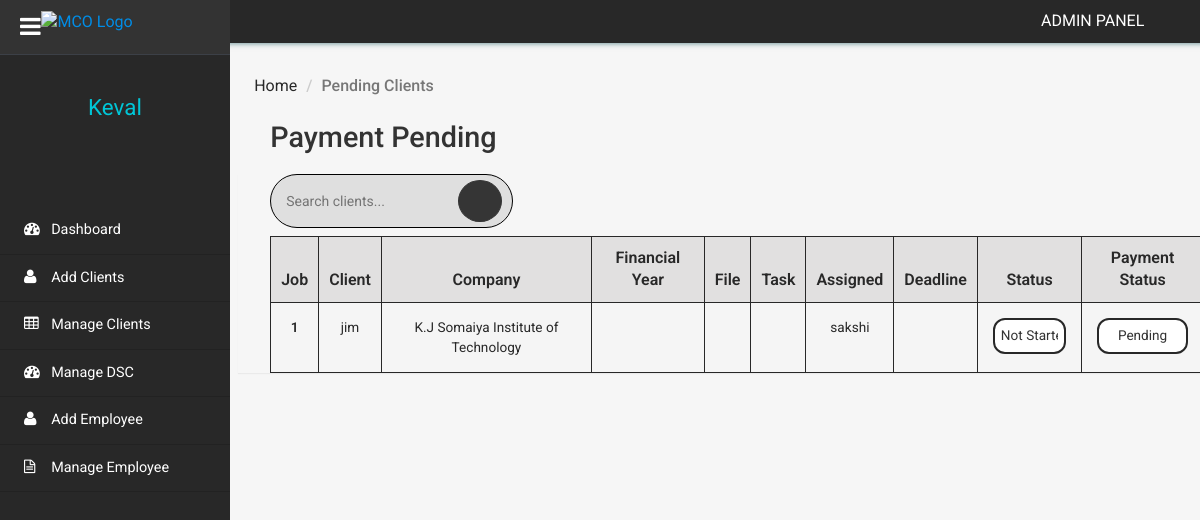
Page /clientms/admin/payment-pending.php (signed in) on the earlier database version.
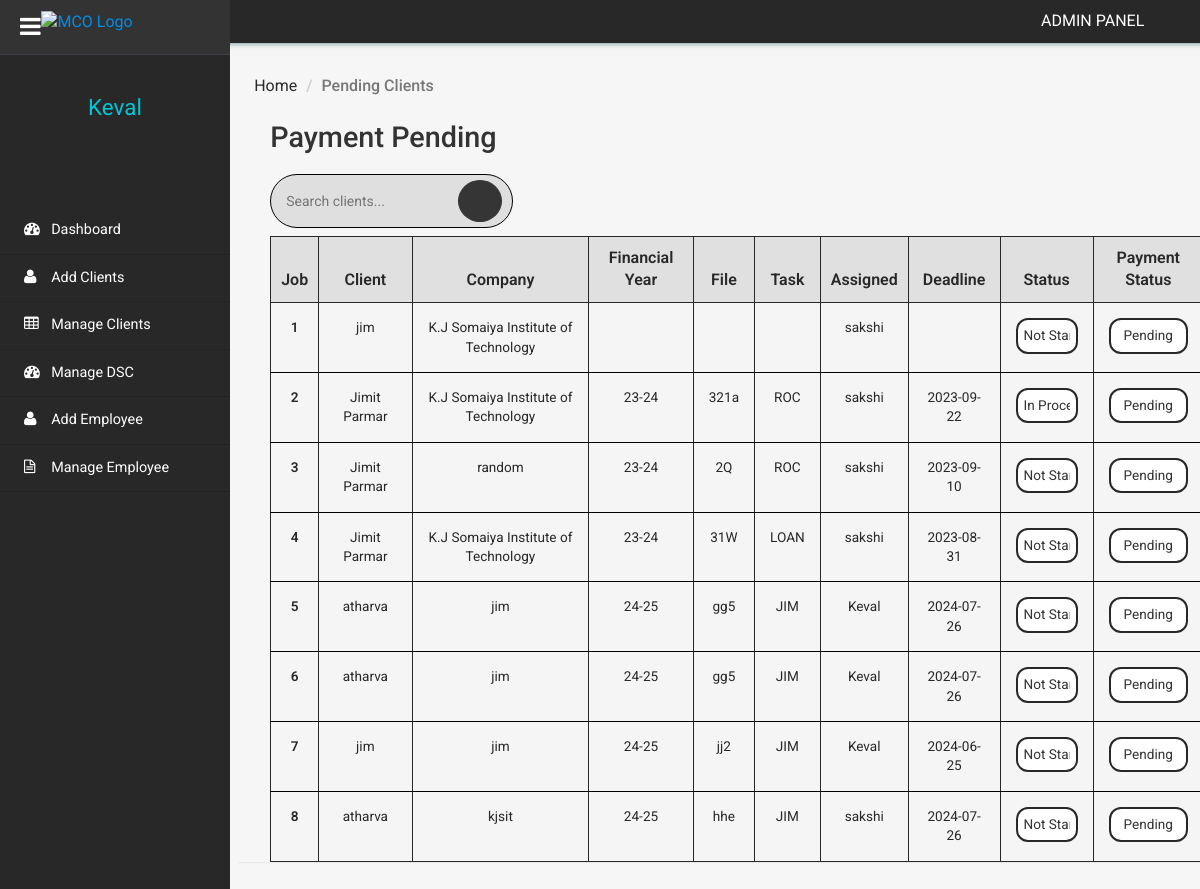
Same page on the later database version.
### tables this page shows
CREATE TABLE `tblclient` (
  `ID` int(10) NOT NULL,
  `ContactName` varchar(30) DEFAULT NULL,
  `CompanyName` varchar(120) DEFAULT NULL,
  `Notes` mediumtext DEFAULT NULL,
  `ClientAddedBy` varchar(20) DEFAULT NULL,
  `deadline` date DEFAULT NULL,
  `Tag` varchar(20) DEFAULT NULL,
  `financialyear` varchar(15) DEFAULT NULL,
  `file` varchar(15) DEFAULT NULL,
  `budgethrs` int(10) DEFAULT NULL,
  `actualhrs` int(10) DEFAULT NULL,
  `expense` varchar(30) DEFAULT NULL,
  `remark` text DEFAULT NULL,
  `CreationDate` timestamp NULL DEFAULT current_timestamp(),
  `Status` varchar(20) NOT NULL DEFAULT 'Not Started',
  `PaymentStatus` varchar(12) NOT NULL DEFAULT 'Pending',
  `expiryDate1` date DEFAULT NULL,
  `expiryDate2` date DEFAULT NULL,
  `expiryDate3` date DEFAULT NULL
);

CREATE TABLE `tblemployee` (
  `EmployeeID` int(11) NOT NULL,
  `EmployeeName` varchar(255) DEFAULT NULL,
  `EmployeePhnumber` bigint(10) DEFAULT NULL,
  `Password` text DEFAULT 'password',
  `CreationDate` timestamp NOT NULL DEFAULT current_timestamp()
);

### clientms/admin/payment-pending.php (the view, shortened to what the changed rows need)
<?php
include('includes/dbconnection.php');
if (strlen($_SESSION['clientmsaid']) == 0) {
    header('location:logout.php');
} else {
    function getAssignedEmployeeName($clientId){
        global $dbh;
        $sql = "SELECT e.EmployeeName
                FROM tblassignments a
                JOIN tblemployee e ON a.EmployeeID = e.EmployeeID
                WHERE a.ID = :clientId";
        $query = $dbh->prepare($sql);
        $query->bindParam(':clientId', $clientId, PDO::PARAM_INT);
        $query->execute();
        $result = $query->fetch(PDO::FETCH_ASSOC);
        if ($result) {
            return htmlentities($result['EmployeeName']);
        } else {
            $addedBySql = "SELECT ClientAddedBy FROM tblclient WHERE ID = :clientId";
            $addedByQuery = $dbh->prepare($addedBySql);
            $addedByQuery->bindParam(':clientId', $clientId, PDO::PARAM_INT);
            $addedByQuery->execute();
            $addedByResult = $addedByQuery->fetch(PDO::FETCH_ASSOC);
            if ($addedByResult) {
                return htmlentities($addedByResult['ClientAddedBy']);
            } else {
                return "No employee assigned";
            }
        }
    }
    $sql = "SELECT * FROM tblclient WHERE PaymentStatus = 'Pending'";
		$query = $dbh->prepare($sql);
		$query->execute();
		$clients = $query->fetchAll(PDO::FETCH_OBJ);
}
?>
<!DOCTYPE HTML>
<html>
<head>
    <link href="css/bootstrap.min.css" rel='stylesheet' type='text/css' />
    <link href="css/style.css" rel='stylesheet' type='text/css' />
    <link href="css/font-awesome.css" rel="stylesheet">
    <link rel="stylesheet" href="css/icon-font.min.css" type='text/css' />
</head>
<body>
    <div class="page-container">
        <div class="left-content">
            <div class="inner-content">
                <div class="outter-wp">
                    <div class="graph-visual tables-main">
                        <div class="graph">
                            <div class="tables">
                                <table class="table" border="1" id="client-table">
                                    <thead>
                                    <tr>
                                            <th>Job</th>
                                            <th >Client </th>
                                            <th>Company</th>
                                            <th>Financial Year</th>
                                            <th>File</th>
                                            <th>Task</th>
                                            <th>Assigned</th>
                                            <th>Deadline</th>
                                            <th>Status</th>
                                            <th>Payment Status</th>
                                        </tr>
                                    </thead>
                                    <tbody>
                                        <?php
                                        $cnt = 1;
                                        if (!empty($clients)) {
                                            foreach ($clients as $client) {
                                        ?>
                                                <tr class="active">
                                                    <th scope="row"><?php echo htmlentities($cnt); ?></th>
                                                    <td onclick="window.location.href='edit-client-details.php?addid=<?php echo $client->ID; ?>'"><?php echo htmlentities($client->ContactName); ?></td>
                                                    <td onclick="window.location.href='edit-client-details.php?addid=<?php echo $client->ID; ?>'"><?php echo htmlentities($client->CompanyName); ?></td>
                                                    <td onclick="window.location.href='edit-client-details.php?addid=<?php echo $client->ID; ?>'"><?php echo htmlentities($client->financialyear); ?></td>
                                                    <td onclick="window.location.href='edit-client-details.php?addid=<?php echo $client->ID; ?>'"><?php echo htmlentities($client->file); ?></td>
                                                    <td onclick="window.location.href='edit-client-details.php?addid=<?php echo $client->ID; ?>'"><?php echo htmlentities($client->Tag); ?></td>
                                                    <td onclick="window.location.href='edit-client-details.php?addid=<?php echo $client->ID; ?>'"><?php echo getAssignedEmployeeName($client->ID); ?></td>
                                                    <td onclick="window.location.href='edit-client-details.php?addid=<?php echo $client->ID; ?>'"><?php echo htmlentities($client->deadline); ?></td>
                                                    <td>
                                                        <select name="status" onchange="updateStatus('<?php echo $client->ID; ?>', this.value)">
                                                            <option value="Not Started" <?php if ($client->Status == 'Not Started') echo 'selected'; ?>>Not Started</option>
                                                            <option value="In Process" <?php if ($client->Status == 'In Process') echo 'selected'; ?>>In Process</option>
                                                        </select>
                                                    </td>
                                                    <td>
                                                    <select name="payment_status" onchange="updatePaymentStatus('<?php echo $client->ID; ?>', this.value)">
                                                        <option value="Pending" <?php if ($client->PaymentStatus == 'Pending') echo 'selected'; ?>>Pending</option>
                                                    </select>
                                                    </td>
                                                </tr>
                                        <?php
                                                $cnt++;
                                            }
                                        }
                                        ?>
                                    </tbody>
                                </table>
                            </div>
                        </div>
                    </div>
                </div>
            </div>
        </div>
        <?php include_once('includes/sidebar.php');?>
    </div>
</body>
</html>

### clientms/admin/includes/sidebar.php (shortened to what the changed rows need)
 <div class="sidebar-menu">
    <div class="down">
        <?php
$aid=$_SESSION['clientmsaid'];
$sql="SELECT AdminName from  tbladmin where ID=:aid";
$query = $dbh -> prepare($sql);
$query->bindParam(':aid',$aid,PDO::PARAM_STR);
$query->execute();
$results=$query->fetchAll(PDO::FETCH_OBJ);
$cnt=1;
if($query->rowCount() > 0)
{
foreach($results as $row)
{               ?>
        <a href="dashboard.php"><span class=" name-caret"><?php  echo $row->AdminName;?></span></a><br>
        <?php $cnt=$cnt+1;}} ?>
    </div>
</div>

Differences in the rows shown:
added tblclient: ContactName "Jimit Parmar", CompanyName "K.J Somaiya Institute of Technology", financialyear "23-24", file "321a", Tag "ROC", getAssignedEmployeeName($client->ID) "sakshi", deadline "2023-09-22", status "In Process", payment_status "Pending"
added tblclient: ContactName "Jimit Parmar", CompanyName "random", financialyear "23-24", file "2Q", Tag "ROC", getAssignedEmployeeName($client->ID) "sakshi", deadline "2023-09-10", status "Not Started", payment_status "Pending"
added tblclient: ContactName "Jimit Parmar", CompanyName "K.J Somaiya Institute of Technology", financialyear "23-24", file "31W", Tag "LOAN", getAssignedEmployeeName($client->ID) "sakshi", deadline "2023-08-31", status "Not Started", payment_status "Pending"
added tblclient: ContactName "atharva", CompanyName "jim", financialyear "24-25", file "gg5", Tag "JIM", getAssignedEmployeeName($client->ID) "Keval", deadline "2024-07-26", status "Not Started", payment_status "Pending"
added tblclient: ContactName "atharva", CompanyName "jim", financialyear "24-25", file "gg5", Tag "JIM", getAssignedEmployeeName($client->ID) "Keval", deadline "2024-07-26", status "Not Started", payment_status "Pending"
added tblclient: ContactName "jim", CompanyName "jim", financialyear "24-25", file "jj2", Tag "JIM", getAssignedEmployeeName($client->ID) "Keval", deadline "2024-06-25", status "Not Started", payment_status "Pending"
added tblclient: ContactName "atharva", CompanyName "kjsit", financialyear "24-25", file "hhe", Tag "JIM", getAssignedEmployeeName($client->ID) "sakshi", deadline "2024-07-26", status "Not Started", payment_status "Pending"
